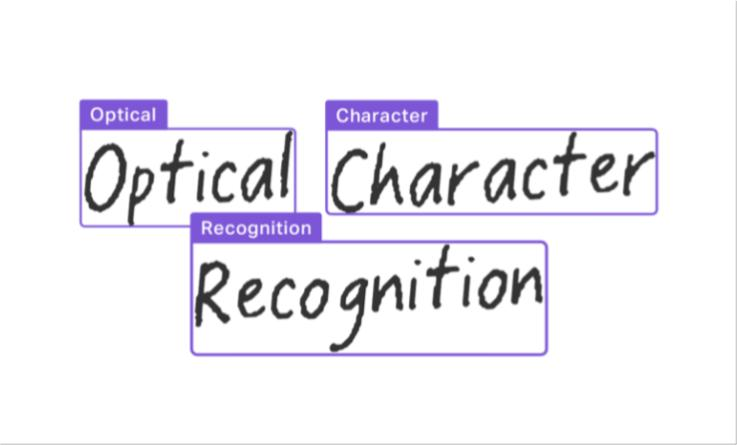
#> input picture Facultate/Anul 2/Sem 2/AI/Laburi/Lab 3/images/ocr.png, 737 x 445 px
$ jupyter execute --allow-errors pb_3.ipynb
#> lines starting #> are read from the running program, lines starting #| are printed output that depends on the picture; after the words box and inside, x2 and y2 are one past the last pixel; in counts of white or black regions, pixels touching at a corner belong together
[cell 1]
from pytesseract import pytesseract, Output
import numpy as np
from PIL import Image, ImageOps, ImageFilter, ImageDraw
from matplotlib import pyplot as plt

imagePrev = Image.open('images/ocr.png')
#> imagePrev is the input picture: PIL image 737x445 RGBA; mean R, G, B, A 239.7, 238, 243.2, 255
#> (the call stopped at in get_location_of_text_file, `data = pytesseract.image_to_data(img, output_type=Output.DICT)`: pytesseract is not available in this run)
pytesseract.tesseract_cmd = r"D:\Apps\Tesseract\tesseract.exe"


def get_location_of_text_file(img):

    data = pytesseract.image_to_data(img, output_type=Output.DICT)
    locations = []
    n_boxes = len(data['text'])
    for i in range(n_boxes):
        text = data['text'][i].strip()
        if text != "":
            x, y, w, h = data['left'][i], data['top'][i], data['width'][i], data['height'][i]
            locations.append((x, y, x + w, y + h))
    return locations

def image_with_box_surrounding_text(image):
    locations = get_location_of_text_file(image)
    draw = ImageDraw.Draw(image)

    for location in locations:
        x1, y1, x2, y2 = location
        draw.rectangle([x1, y1, x2, y2], outline=(255, 0, 0), width=3)

    plt.figure(figsize=(10, 10))
    plt.imshow(image)
    plt.axis("off")
    plt.show()

#metode de imbunatatire

def normalization(image):
    gray = ImageOps.grayscale(image)
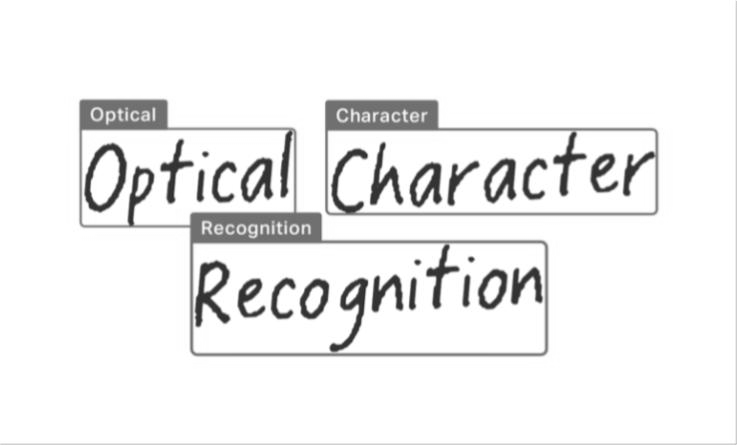
#> gray: PIL image 737x445 L; min 37, max 255, mean 239.1
    arr = np.array(gray, dtype=np.float32)
    arr_norm = 255 * (arr - arr.min()) / (arr.max() - arr.min())
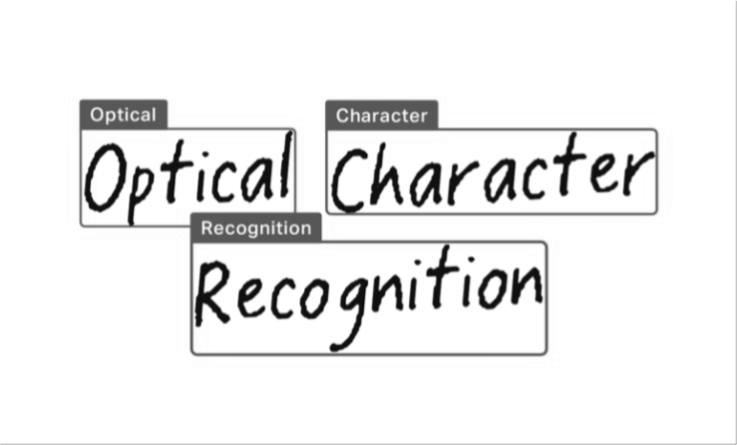
#> arr_norm: shape (445, 737) float32; min 0, max 255, mean 236.4
    return Image.fromarray(arr_norm.astype(np.uint8))
image_with_box_surrounding_text(imagePrev)
image_with_box_surrounding_text(normalization(imagePrev))
#> (the call stopped at in get_location_of_text_file, `data = pytesseract.image_to_data(img, output_type=Output.DICT)`: pytesseract is not available in this run)

[cell 2]
def image_scaling(image):
    width, height = image.size
#> width = 737; height = 445
    current_resolution = max(width, height)
#> current_resolution = 737
    factor = 300 / current_resolution
#> factor = 0.407
    new_width = int(width * factor)
#> new_width = 300
    new_height = int(height * factor)
#> new_height = 181
    return image.resize((new_width, new_height), Image.Resampling.LANCZOS)
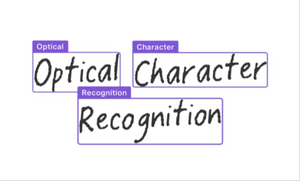
#> returned value: PIL image 300x181 RGBA; mean R, G, B, A 239.5, 237.8, 243, 255

image_with_box_surrounding_text(image_scaling(imagePrev))
#> (the call stopped at in get_location_of_text_file, `data = pytesseract.image_to_data(img, output_type=Output.DICT)`: pytesseract is not available in this run)
#> (the call stopped at in get_location_of_text_file, `data = pytesseract.image_to_data(img, output_type=Output.DICT)`: pytesseract is not available in this run)
#> (the rest of this cell did not finish here and is left out)

[cell 3]
def binarization(image):
    gray = ImageOps.grayscale(image)
    arr = np.array(gray)
    for i in range(arr.shape[0]):
        for j in range(arr.shape[1]):
            arr[i, j] = 255 if arr[i, j] > 128 else 0
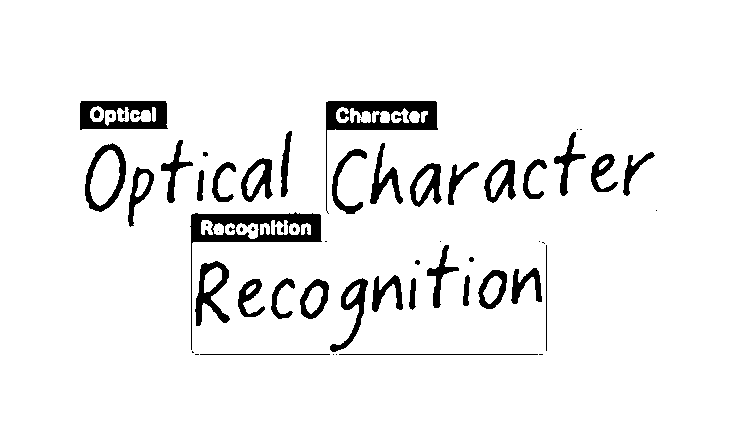
#> arr: shape (445, 737); 93.6% white; 59 black regions (22 under 20 px), largest, box (x1, y1, x2, y2) and area: (190, 212, 322, 350) 2662, (326, 101, 438, 214) 2478, (80, 101, 168, 130) 1707
    return Image.fromarray(arr)

image_with_box_surrounding_text(imagePrev)
image_with_box_surrounding_text(binarization(imagePrev))
#> (the call stopped at in get_location_of_text_file, `data = pytesseract.image_to_data(img, output_type=Output.DICT)`: pytesseract is not available in this run)
#> (the rest of this cell did not finish here and is left out)

print(text)
